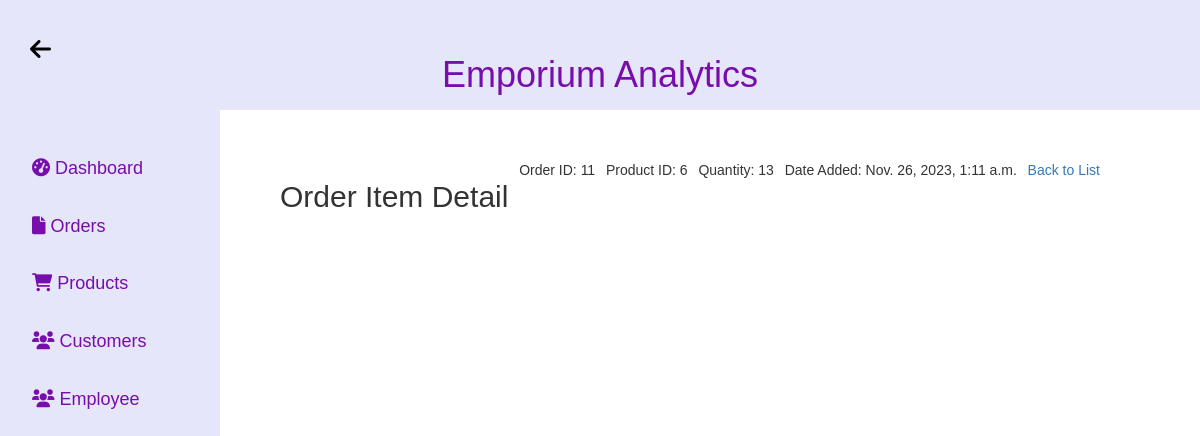
The app's page /order_items/36/ with its own data.
### store/models.py (models this page shows, shortened)
class OrderItem(models.Model):
    product = models.ForeignKey(Product, on_delete=models.SET_NULL, blank=True, null=True)
    order = models.ForeignKey(Order, on_delete=models.SET_NULL, blank=True, null=True)
    quantity = models.IntegerField(default=0, null=True, blank=True)
    date_added = models.DateTimeField(auto_now_add=True)

class Order(models.Model):
    customer = models.ForeignKey(Customer, on_delete=models.CASCADE, blank=True, null=True)
    date_ordered = models.DateTimeField(auto_now_add=True)
    complete = models.BooleanField(default=False, null=True, blank=False)
    transaction_id = models.CharField(max_length=200, null=True)
    razor_pay_order_id = models.CharField(max_length=100, null=True, blank=True)
    razor_pay_payment_id = models.CharField(max_length=100, null=True, blank=True)
    razor_pay_payment_signature = models.CharField(max_length=100, null=True, blank=True)

class Product(models.Model):
    name = models.CharField(max_length=200, null=True)
    price = models.FloatField()
    digital = models.BooleanField(default=False, null=True, blank=False)
    image = models.ImageField(null=True, blank=False)
    BrandName = models.CharField(max_length=200, null=True)
    description = models.CharField(max_length=200, null=True)
    BagType = models.CharField(max_length=200, null=True)
    AverageRating = models.DecimalField(max_digits=5, decimal_places=2, null=True)
    InventoryQuantity = models.DecimalField(max_digits=5, decimal_places=2, null=True)
    store_id = models.IntegerField(default=0, null=True, blank=True)

### store/views.py (the view)
# urls.py: path('order_items/<int:pk>/', views.order_item_detail, name='order_item_detail'),
def order_item_detail(request, pk):
    order_item = get_object_or_404(OrderItem, pk=pk)
    return render(request, 'store/order_item_detail.html', {'order_item': order_item})

### store/Templates/store/order_item_detail.html (shortened to what this page needs)
<!DOCTYPE html>
<html lang="en">
<head>
    <link rel="stylesheet" href="https://cdnjs.cloudflare.com/ajax/libs/font-awesome/6.0.0/css/all.min.css">
    <link rel="stylesheet" href="https://maxcdn.bootstrapcdn.com/font-awesome/4.7.0/css/font-awesome.min.css">
    <link rel="stylesheet" href="https://maxcdn.bootstrapcdn.com/bootstrap/3.3.7/css/bootstrap.min.css">
</head>
<body>
<header>
    <h1><span>Emporium Analytics</h1>
    <a href="/" class="back-btn"><i class="fas fa-arrow-left"></i></a>
</header>
<div class="sidebar">
    <a href="#dashboard">
        <i class="fas fa-tachometer-alt"></i> Dashboard
    </a>
    <a href="/order_items">
        <i class="fas fa-file"></i> Orders
    </a>
    <a href="#products">
        <i class="fas fa-shopping-cart"></i> Products
    </a>
    <a href="#customers">
        <i class="fas fa-users"></i> Customers
    </a>
    <a href="#employee">
        <i class="fas fa-users"></i> Employee
    </a>
</div>
<div class="content"> <h2>Order Item Detail</h2>
    <p>Order ID: {{ order_item.order.id }}</p>
    <p>Product ID: {{ order_item.product.id }}</p>
    <p>Quantity: {{ order_item.quantity }}</p>
    <p>Date Added: {{ order_item.date_added }}</p>
    <a href="{% url 'order_items' %}">Back to List</a>
</div>
</body>
</html>

### store/Templates/store/order_item_detail.html (style rules this page uses)
body { font-family: Arial, sans-serif; margin: 0; padding: 0; display: flex; min-height: 100vh; flex-direction: column; }
h1 { font-family: 'Copperplate Gothic Light', sans-serif; text-align: center; margin-top: 50px; }
h1 span { color: rgba(116, 8, 168, 0.98); transition: color 0.3s ease-in-out; }
header { background-color: lavender; border-color: black; color: white; padding: 5px; text-align: center; position: fixed; width: 100%; z-index: 1000; }
.sidebar { width: 220px; background-color: lavender; padding-top: 80px; height: 100%; position: fixed; left: 0; top: 60px; overflow-x: hidden; }
.sidebar a { padding: 16px 16px 16px 32px; text-decoration: none; font-size: 18px; color: rgba(116, 8, 168, 0.98); display: block; }
.content { padding: 100px; margin-left: 180px; display: flex; justify-content: space-between; flex-wrap: wrap; margin-top: 60px; }
.back-btn { position: absolute; top: 50px; left: 20px; transform: translateY(-50%); padding: 10px; background-color: lavender; color: black; border: none; cursor: pointer; }
.back-btn i { font-size: 24px; margin-right: 10px; }

### records on screen
OrderItem: order.id "11", product.id "6", quantity "13", date_added "Nov. 26, 2023, 1:11 a.m."
